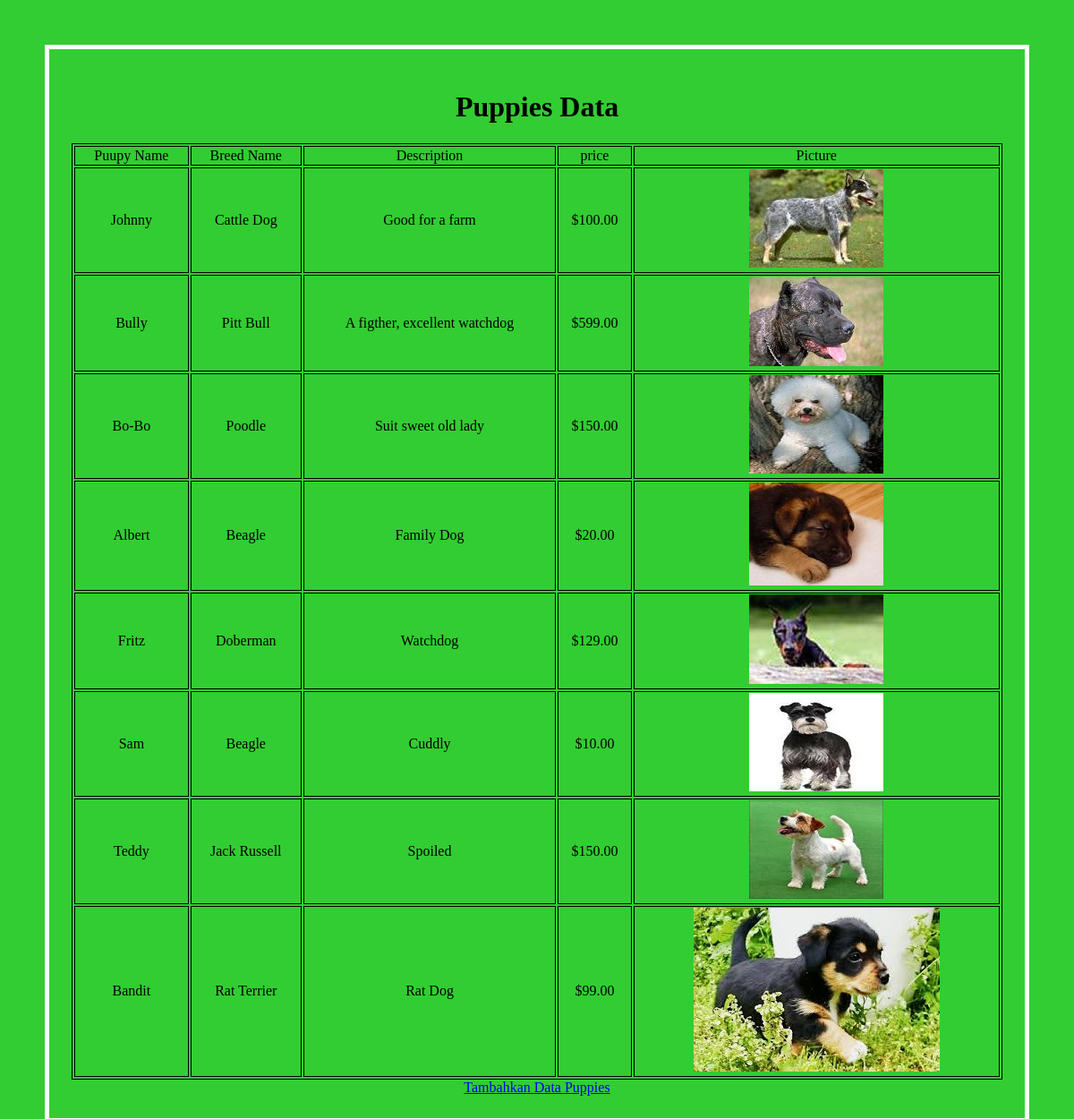
The page /Tugas_PAW_3/index.php on the database its author committed.
### tables this page shows
CREATE TABLE `animals` (
  `ID` int(11) NOT NULL,
  `PuppyName` varchar(256) DEFAULT NULL,
  `BreedID` int(11) DEFAULT NULL,
  `Description` varchar(256) DEFAULT NULL,
  `Price` decimal(10,2) DEFAULT NULL,
  `Picture` varchar(256) DEFAULT NULL
);

CREATE TABLE `breeds` (
  `Breed` int(11) NOT NULL,
  `BreedName` varchar(45) DEFAULT NULL,
  `Temperament` varchar(45) DEFAULT NULL
);

### Tugas_PAW_3/index.php (the view, shortened to what this page needs)
<!DOCTYPE html>
<html lang="en">
<head>
	<link rel="stylesheet" type="text/css" href="puppiesdata.css">
</head>
<body>
	<h1>Puppies Data</h1>
			<?php
			    $dbc = new PDO('mysql:host=localhost;dbname=puppies','root','');
			    $animals = $dbc->prepare("SELECT PuppyName, BreedName, Description, Price, Picture FROM breeds INNER JOIN animals ON animals.BreedID=breeds.Breed");
			    $animals->execute();
			        echo "<table>
					<tr>
						<td>Puupy Name</td>
						<td>Breed Name</td>
						<td>Description</td>
						<td>price</td>
						<td>Picture</td>
					</tr>";
					        foreach($animals as $row){
					            echo "<tr>";
								echo "<td>".$row[0]."</td>";
								echo "<td>".$row[1]."</td>";
								echo "<td>".$row[2]."</td>";
								echo "<td>$".$row[3]."</td>";
								echo "<td><img src='puppies_images/".$row[4]."' alt='No IMG'></td>";
								echo "</tr>";
							}
					echo "</table>";
			?>
		<div>
			<a href="form.php">Tambahkan Data Puppies</a>
		</div>
</body>
</html>

### Tugas_PAW_3/puppiesdata.css (style rules this page uses)
body { border: 5px solid white; padding: 25px; margin-right: 50px; margin-left: 50px; margin-top: 50px; font-family: fantasy; background-color: limegreen; text-align: center; }
table { border: 1px solid black; width: 100%; }
tr { border: 1px solid black; }
td { border: 1px solid black; }

### rows shown on the page
animals: PuppyName "Johnny", BreedID.BreedName "Cattle Dog", Description "Good for a farm", Price "100.00", Picture (picture)
animals: PuppyName "Bully", BreedID.BreedName "Pitt Bull", Description "A figther, excellent watchdog", Price "599.00", Picture (picture)
animals: PuppyName "Bo-Bo", BreedID.BreedName "Poodle", Description "Suit sweet old lady", Price "150.00", Picture (picture)
animals: PuppyName "Albert", BreedID.BreedName "Beagle", Description "Family Dog", Price "20.00", Picture (picture)
animals: PuppyName "Fritz", BreedID.BreedName "Doberman", Description "Watchdog", Price "129.00", Picture (picture)
animals: PuppyName "Sam", BreedID.BreedName "Beagle", Description "Cuddly", Price "10.00", Picture (picture)
animals: PuppyName "Teddy", BreedID.BreedName "Jack Russell", Description "Spoiled", Price "150.00", Picture (picture)
animals: PuppyName "Bandit", BreedID.BreedName "Rat Terrier", Description "Rat Dog", Price "99.00", Picture (picture)
